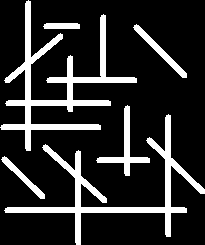
#> input picture P4/art2.bmp, 205 x 245 px
$ python edge_detection.py --image art2.bmp
#> lines starting #> are read from the running program, lines starting #| are printed output that depends on the picture; after the words box and inside, x2 and y2 are one past the last pixel; in counts of white or black regions, pixels touching at a corner belong together
import argparse
import cv2
import numpy as np

def main():
    parser = argparse.ArgumentParser(description='Parser for opening images with opencv.One and only one option must be selected')
    parser.add_argument('--image', type=str, required=True, help='Full path to the image')
    args = parser.parse_args()

    image = cv2.imread(args.image, cv2.IMREAD_GRAYSCALE) # Load an image
#> image: shape (245, 205); 16.9% white; 6 white regions, box (x1, y1, x2, y2) and area: (0, 0, 137, 151) 3611, (4, 114, 205, 245) 3181, (96, 105, 150, 176) 696, (133, 24, 187, 78) 459, (1, 156, 45, 199) 346, (43, 23, 80, 29) 213

    #converting to binary with threshold of 120
    retval, img_thresholded = cv2.threshold(image, 120, 255, cv2.THRESH_BINARY)

    #inverting image
    image = cv2.bitwise_not(img_thresholded)

    #square structuring point structuring point
    square_struct_point_3x3 = np.ones((3,3), np.uint8)
    square_struct_point_7x7 = np.ones((7,7), np.uint8)


    square_img_dilation_3x3 = cv2.dilate(image, square_struct_point_3x3, iterations=1)
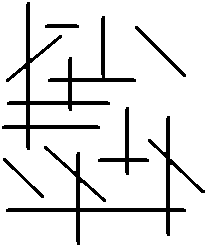
#> square_img_dilation_3x3: shape (245, 205); 89.3% white; 6 black regions, box (x1, y1, x2, y2) and area: (2, 2, 136, 150) 2339, (6, 116, 205, 245) 2010, (98, 107, 149, 175) 452, (135, 26, 186, 77) 249, (3, 158, 44, 198) 178, (45, 24, 79, 28) 132
    square_img_dilation_7x7 = cv2.dilate(image, square_struct_point_7x7, iterations=1)
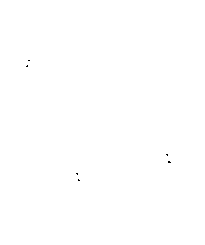
#> square_img_dilation_7x7: shape (245, 205); 100% white; black in thin lines or dots, all inside (x1, y1, x2, y2) = (26, 60, 171, 181)

    edges_3x3=cv2.subtract(square_img_dilation_3x3, image)
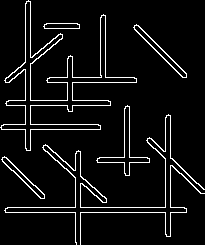
#> edges_3x3: shape (245, 205); 6.3% white in thin lines or dots
    edges_7x7=cv2.subtract(square_img_dilation_7x7, image)


    cv2.imshow('original', image)
    cv2.imshow('edges 3x3', edges_3x3)
    cv2.imshow('edges 7x7', edges_7x7)


    cv2.waitKey(0)

if __name__ == "__main__":
    main()

$ run again, on P4/art4.bmp
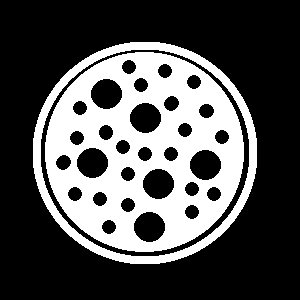
#> input picture P4/art4.bmp, 300 x 300 px
#> square_img_dilation_3x3: shape (300, 300); 73% white; 2 black regions, box (x1, y1, x2, y2) and area: (46, 53, 243, 251) 20556, (34, 43, 256, 263) 3712
#> in main, `square_img_dilation_7x7 = cv2.dilate(image, square_struct_point_7x7, i..`:
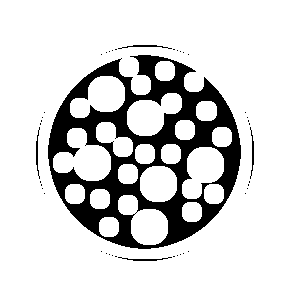
#> square_img_dilation_7x7: shape (300, 300); 84% white; 41 black regions (36 under 20 px), largest, box (x1, y1, x2, y2) and area: (48, 55, 241, 249) 14028, (118, 45, 172, 49) 80, (118, 257, 172, 261) 80, (36, 127, 40, 179) 78, (250, 127, 254, 179) 78
#> edges_3x3: shape (300, 300); 5.2% white in thin lines or dots, all inside (x1, y1, x2, y2) = (33, 42, 257, 264)
#> in main, `edges_7x7=cv2.subtract(square_img_dilation_7x7, image)`:
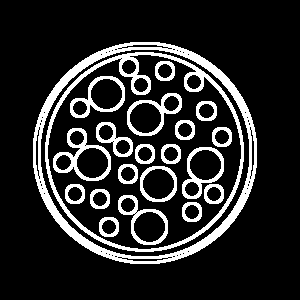
#> edges_7x7: shape (300, 300); 16.2% white; 21 white regions, largest, box (x1, y1, x2, y2) and area: (33, 42, 257, 264) 5068, (45, 52, 244, 252) 2964, (53, 128, 111, 181) 820
